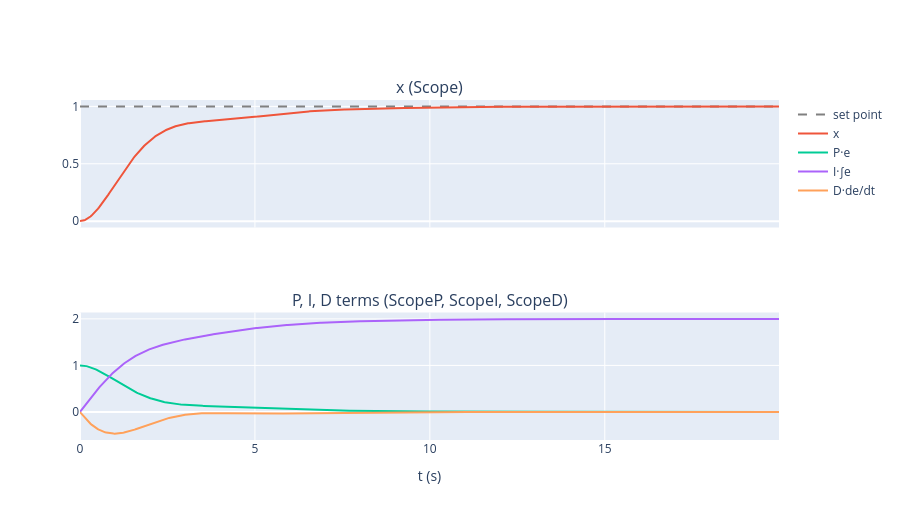

This figure's notebook cell:
### Markdown cell above
只有比例（6|0|0）時穩態 x = P/(k + P) = 0.75，留有誤差；加上積分（6|2|0）就會回到 1；再加微分（6|2|3）可以壓低超越量。

MCKPIDDetail.mdl（P = I = D = 1）的三個示波器分別看比例、積分、微分三項：

### Code cell
t, r, x = mck_pid(1, 1, 1)
e = r - x
xdot = np.gradient(x, t)
integ = np.concatenate([[0], np.cumsum((e[1:] + e[:-1]) / 2 * np.diff(t))])
fig = make_subplots(rows=2, cols=1, shared_xaxes=True, subplot_titles=("x (Scope)", "P, I, D terms (ScopeP, ScopeI, ScopeD)"))
fig.add_scatter(**xy(t, r), mode="lines", line=dict(dash="dash", color="gray"), name="set point", row=1, col=1)
fig.add_scatter(**xy(t, x), mode="lines", name="x", row=1, col=1)
fig.add_scatter(**xy(t, 1 * e), mode="lines", name="P·e", row=2, col=1)
fig.add_scatter(**xy(t, 1 * integ), mode="lines", name="I·∫e", row=2, col=1)
fig.add_scatter(**xy(t, -1 * xdot), mode="lines", name="D·de/dt", row=2, col=1)
fig.update_xaxes(title_text="t (s)", row=2, col=1); fig.update_layout(height=520)
fig.show()
print(f"20 s 時：x = {x[-1]:.4f}，比例項 {e[-1]:.4f}，積分項 {integ[-1]:.4f}（穩態時積分項負責全部的 k·x = 2）")

### Figure 1 — Plotly figure (JSON) as saved in the notebook; plotly's stock layout.template omitted (floating-point values rounded to 4 significant figures; data arrays with more than 128 entries replaced by an {"elided": "..."} marker saying what was removed)
{"data": [{"line": {"color": "gray", "dash": "dash"}, "mode": "lines", "name": "set point", "type": "scatter", "x": {"elided": "667 float values"}, "xaxis": "x", "y": {"elided": "667 float values"}, "yaxis": "y"}, {"mode": "lines", "name": "x", "type": "scatter", "x": {"elided": "667 float values"}, "xaxis": "x", "y": {"elided": "667 float values"}, "yaxis": "y"}, {"mode": "lines", "name": "P·e", "type": "scatter", "x": {"elided": "667 float values"}, "xaxis": "x2", "y": {"elided": "667 float values"}, "yaxis": "y2"}, {"mode": "lines", "name": "I·∫e", "type": "scatter", "x": {"elided": "667 float values"}, "xaxis": "x2", "y": {"elided": "667 float values"}, "yaxis": "y2"}, {"mode": "lines", "name": "D·de/dt", "type": "scatter", "x": {"elided": "667 float values"}, "xaxis": "x2", "y": {"elided": "667 float values"}, "yaxis": "y2"}], "layout": {"annotations": [{"font": {"size": 16}, "showarrow": false, "text": "x (Scope)", "x": 0.5, "xanchor": "center", "xref": "paper", "y": 1.0, "yanchor": "bottom", "yref": "paper"}, {"font": {"size": 16}, "showarrow": false, "text": "P, I, D terms (ScopeP, ScopeI, ScopeD)", "x": 0.5, "xanchor": "center", "xref": "paper", "y": 0.375, "yanchor": "bottom", "yref": "paper"}], "height": 520, "xaxis": {"anchor": "y", "domain": [0.0, 1.0], "matches": "x2", "showticklabels": false}, "xaxis2": {"anchor": "y2", "domain": [0.0, 1.0], "title": {"text": "t (s)"}}, "yaxis": {"anchor": "x", "domain": [0.625, 1.0]}, "yaxis2": {"anchor": "x2", "domain": [0.0, 0.375]}}}
